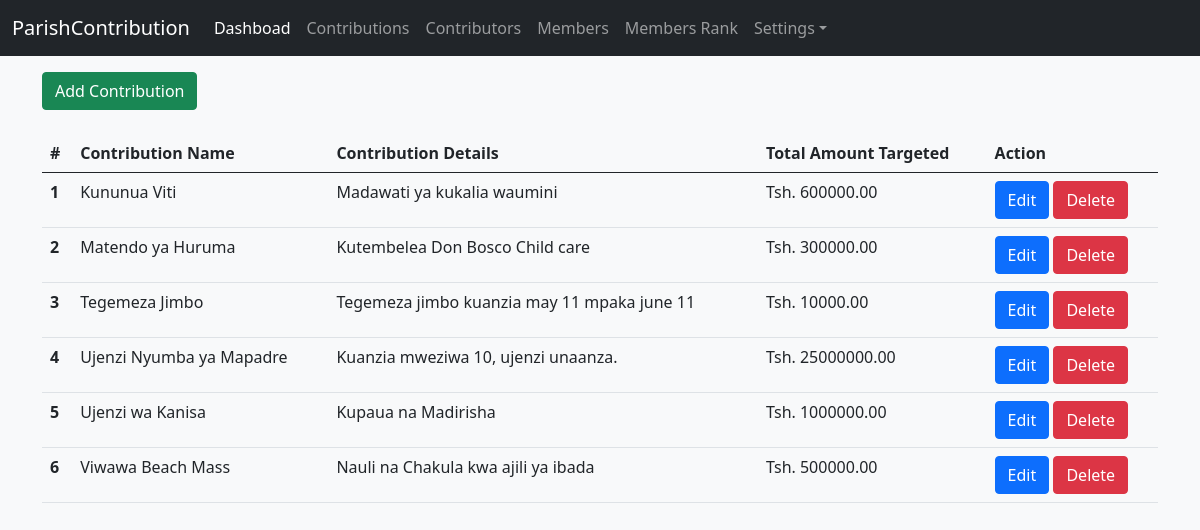
The app's page /list-contributions/ (signed in) with its own data.
### contribution/models.py (models this page shows, shortened)
class Contribution(models.Model):
    contribution_name = models.CharField(max_length=200)
    contribution_details = models.TextField()
    contribution_targeted_amount = models.DecimalField(max_digits=19, decimal_places=2)
    class Meta:
        ordering = ["contribution_name","contribution_targeted_amount"]

### contribution/views.py (the view)
# urls.py: path('list-contributions/', views.retrieveContribution, name='contributions'),
@login_required(login_url='login')
def retrieveContribution(request):
     contribution = Contribution.objects.all()
     context = {
         'contribution':contribution,
     }
     return render(request, 'pages/contribution.html',context)

### templates/pages/contribution.html (shortened to what this page needs)
{% extends 'base.html' %}
{% load static %}
{% block content %}
    <button type="button" class="btn btn-success mt-3" data-bs-toggle="modal" data-bs-target="#exampleModal">
        Add Contribution
    </button>
    <table class="table mt-4">
        <thead>
            <tr>
                <th scope="col">#</th>
                <th scope="col">Contribution Name</th>
                <th scope="col">Contribution Details</th>
                <th scope="col">Total Amount Targeted</th>
                <th scope="col">Action</th>
            </tr>
        </thead>
        <tbody>
            {% for contribution in contribution  %}
                <tr>
                    <th scope="row">{{forloop.counter}}</th>
                    <td>{{contribution.contribution_name}}</td>
                    <td>{{contribution.contribution_details}}</td>
                    <td>Tsh. {{contribution.contribution_targeted_amount}}</td>
                    <td>
                        <a class="btn btn-primary" href="{% url 'edit-contribution' contribution.id %}" role="button">Edit</a>
                        <a class="btn btn-danger" href="{% url 'delete-contribution' contribution.id %}" role="button">Delete</a>
                    </td>
                </tr>
            {% endfor %}
        </tbody>
    </table>
{% endblock content %}

### parishcontribution/static/css/dashboad.css (style rules this page uses)
html, body { overflow-x: hidden; }
body { padding-top: 56px; }

### records on screen
Contribution: contribution_name "Kununua Viti", contribution_details "Madawati ya kukalia waumini", contribution_targeted_amount "600000.00"
Contribution: contribution_name "Matendo ya Huruma", contribution_details "Kutembelea Don Bosco Child care", contribution_targeted_amount "300000.00"
Contribution: contribution_name "Tegemeza Jimbo", contribution_details "Tegemeza jimbo kuanzia may 11 mpaka june 11", contribution_targeted_amount "10000.00"
Contribution: contribution_name "Ujenzi Nyumba ya Mapadre", contribution_details "Kuanzia mweziwa 10, ujenzi unaanza.", contribution_targeted_amount "25000000.00"
Contribution: contribution_name "Ujenzi wa Kanisa", contribution_details "Kupaua na Madirisha", contribution_targeted_amount "1000000.00"
Contribution: contribution_name "Viwawa Beach Mass", contribution_details "Nauli na Chakula kwa ajili ya ibada", contribution_targeted_amount "500000.00"
